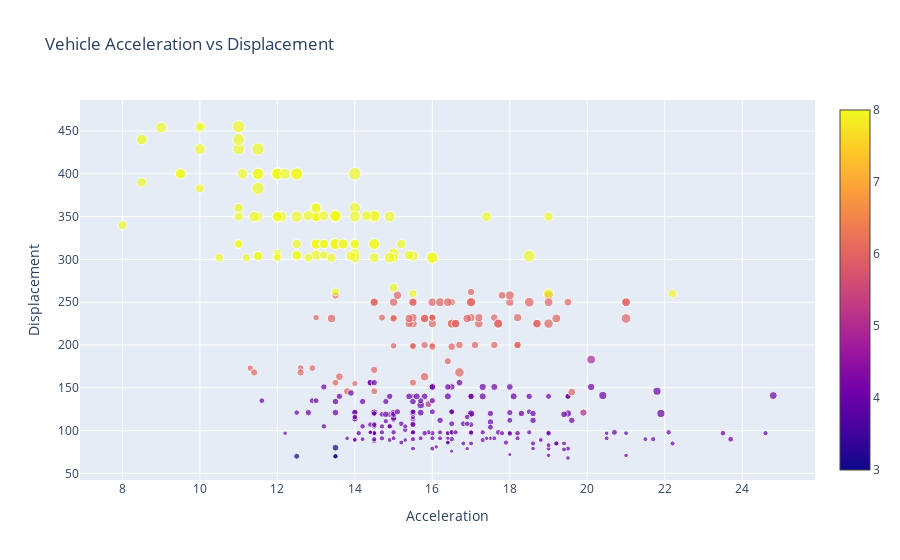

The notebook cell this image was saved under:
### Code cell
layout = go.Layout(title="Vehicle Acceleration vs Displacement", 
                   xaxis=dict(title="Acceleration"), 
                   yaxis=dict(title="Displacement"), 
                   height=600,
                  hovermode="closest")
fig = go.Figure(data=data, layout=layout)
pyo.iplot(fig)

### Figure 1 — Plotly figure (JSON) as saved in the notebook; plotly's stock layout.template omitted (floating-point values rounded to 4 significant figures; data arrays with more than 128 entries replaced by an {"elided": "..."} marker saying what was removed)
{"data": [{"marker": {"color": {"elided": "392 int values"}, "showscale": true, "size": {"elided": "392 float values"}}, "mode": "markers", "text": {"elided": "392 str values"}, "type": "scatter", "x": {"elided": "392 float values"}, "y": {"elided": "392 float values"}}], "layout": {"autosize": true, "hovermode": "closest", "title": {"text": "Vehicle Acceleration vs Displacement"}, "xaxis": {"autorange": true, "range": [6.954, 25.83], "title": {"text": "Acceleration"}, "type": "linear"}, "yaxis": {"autorange": true, "range": [42.71, 485.3], "title": {"text": "Displacement"}, "type": "linear"}}}
